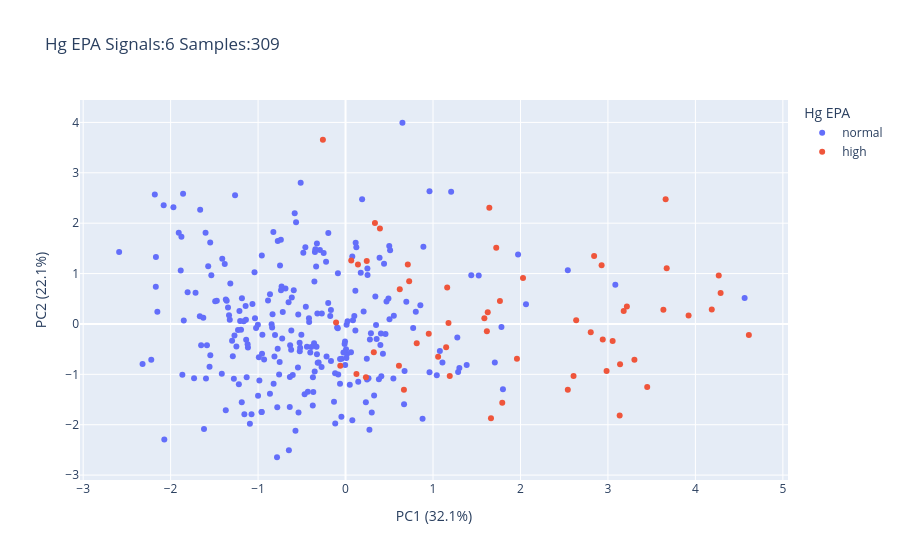
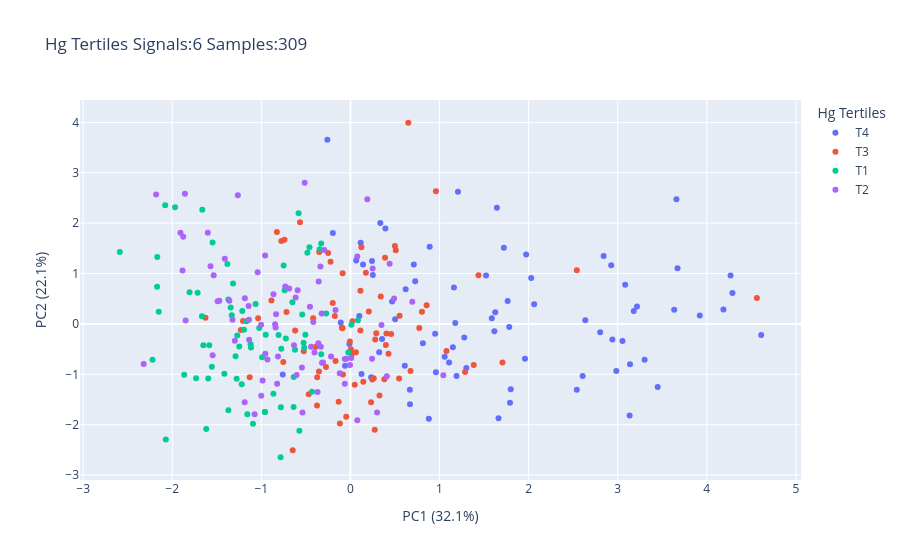
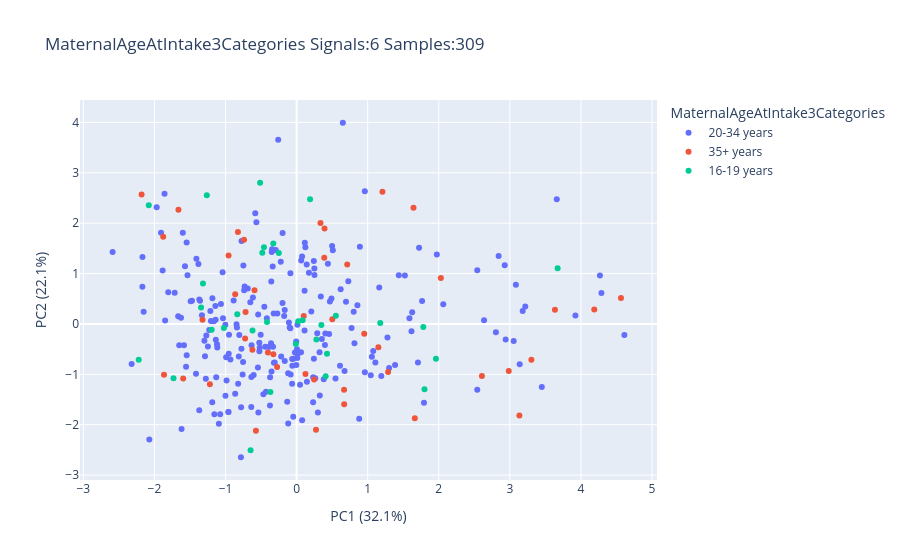
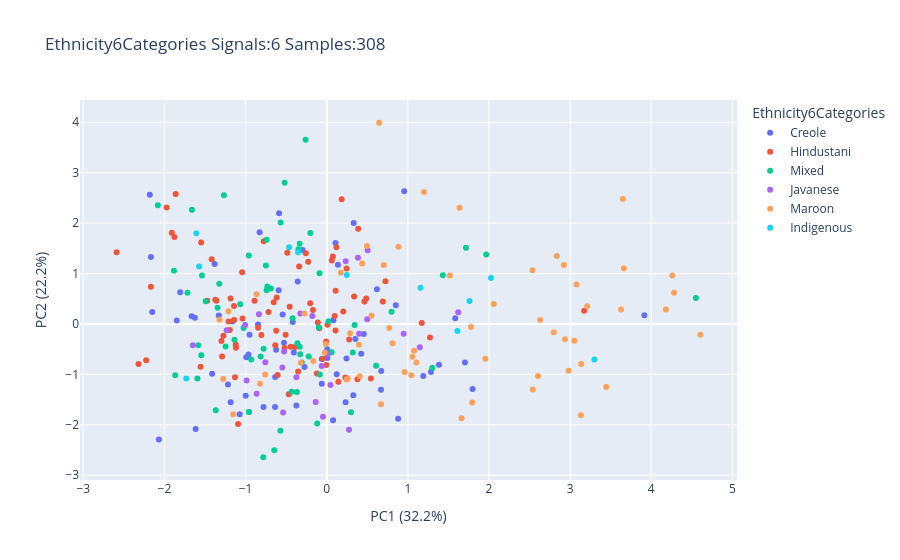

The notebook cell these images were saved under, in order:
### Code cell
pca_plot(targeted_data.dropna(),categorical_data,applylog=True,hue=['Hg EPA','Hg Tertiles','MaternalAgeAtIntake3Categories','Ethnicity6Categories','BirthweightLessThan2500g','PretermBirthLessThan37weeks','DistrictAtIntake10Categories'],backend='plotly')

### Figure 1 — Plotly figure (JSON) as saved in the notebook; plotly's stock layout.template omitted (floating-point values rounded to 4 significant figures; data arrays with more than 128 entries replaced by an {"elided": "..."} marker saying what was removed)
{"data": [{"hovertemplate": "<b>%{hovertext}</b><br><br>Hg EPA=normal<br>PC1 (32.1%)=%{x}<br>PC2 (22.1%)=%{y}<extra></extra>", "hovertext": {"elided": "253 str values"}, "legendgroup": "normal", "marker": {"color": "#636efa", "symbol": "circle"}, "mode": "markers", "name": "normal", "orientation": "v", "showlegend": true, "type": "scatter", "x": {"elided": "253 float values"}, "xaxis": "x", "y": {"elided": "253 float values"}, "yaxis": "y"}, {"hovertemplate": "<b>%{hovertext}</b><br><br>Hg EPA=high<br>PC1 (32.1%)=%{x}<br>PC2 (22.1%)=%{y}<extra></extra>", "hovertext": ["Lich_S_208", "Lich_S_39", "Lich_S_237", "Lich_S_416", "Lich_S_239", "Lich_S_204", "Lich_S_625", "Lich_S_602", "Lich_S_571", "Lich_S_524", "Lich_S_615", "Lich_S_522", "Lich_S_46", "Lich_S_220", "Lich_S_600", "Lich_S_427", "Lich_S_231", "Lich_S_512", "Lich_S_200", "Lich_S_73", "Lich_S_78", "Lich_S_195", "Lich_S_225", "Lich_S_180", "Lich_S_212", "Lich_S_515", "Lich_S_235", "Lich_S_415", "Lich_S_193", "Lich_S_646", "Lich_S_21", "Lich_S_157", "Lich_S_20", "Lich_S_612", "Lich_S_631", "Lich_S_410", "Lich_S_597", "Lich_S_669", "Lich_S_56", "Lich_S_520", "Lich_S_76", "Lich_S_651", "Lich_S_531", "Lich_S_125", "Lich_S_629", "Lich_S_518", "Lich_S_417", "Lich_S_43", "Lich_S_432", "Lich_S_201", "Lich_S_418", "Lich_S_67", "Lich_S_37", "Lich_S_527", "Lich_S_169", "Lich_S_516"], "legendgroup": "high", "marker": {"color": "#EF553B", "symbol": "circle"}, "mode": "markers", "name": "high", "orientation": "v", "showlegend": true, "type": "scatter", "x": [0.336, 0.7273, 1.177, 3.138, 2.029, 3.66, 2.803, 0.06494, 1.96, 3.449, 3.217, 3.054, 1.587, 3.672, 1.663, 0.323, 0.7119, 2.842, 1.626, 3.634, 0.1419, 0.1246, -0.259, 0.62, 1.058, 0.233, -0.06018, 2.541, 1.723, 1.792, -0.1084, 0.2423, 3.922, 0.8138, 1.15, 3.134, 1.765, 2.941, 0.9513, 4.267, 1.191, 2.928, 2.637, 2.607, 4.611, 4.187, 4.288, 0.3929, 3.18, 3.303, 1.644, 1.162, 0.6105, 1.616, 0.6675, 2.984], "xaxis": "x", "y": [2.005, 0.8462, 0.02057, -0.8001, 0.9119, 2.476, -0.1664, 1.261, -0.6914, -1.254, 0.3461, -0.3369, 0.1116, 1.104, -1.872, -0.564, 1.179, 1.347, 0.233, 0.2826, 1.178, -0.9939, 3.657, 0.6875, -0.6519, -1.059, -0.8307, -1.306, 1.513, -1.563, 0.0295, 1.251, 0.1701, -0.3809, -0.4618, -1.816, 0.4566, -0.3082, -0.1967, 0.9594, -1.034, 1.165, 0.07397, -1.034, -0.2191, 0.2849, 0.6138, 1.892, 0.2579, -0.7088, 2.307, 0.7213, -0.8293, -0.1428, -1.308, -0.9339], "yaxis": "y"}], "layout": {"legend": {"title": {"text": "Hg EPA"}, "tracegroupgap": 0}, "title": {"text": "Hg EPA\nSignals:6 Samples:309"}, "xaxis": {"anchor": "y", "domain": [0, 1], "title": {"text": "PC1 (32.1%)"}}, "yaxis": {"anchor": "x", "domain": [0, 1], "title": {"text": "PC2 (22.1%)"}}}}

### Figure 2 — Plotly figure (JSON) as saved in the notebook; plotly's stock layout.template omitted (floating-point values rounded to 4 significant figures)
{"data": [{"hovertemplate": "<b>%{hovertext}</b><br><br>Hg Tertiles=T4<br>PC1 (32.1%)=%{x}<br>PC2 (22.1%)=%{y}<extra></extra>", "hovertext": ["Lich_S_69", "Lich_S_208", "Lich_S_39", "Lich_S_237", "Lich_S_416", "Lich_S_239", "Lich_S_204", "Lich_S_625", "Lich_S_602", "Lich_S_571", "Lich_S_524", "Lich_S_615", "Lich_S_522", "Lich_S_198", "Lich_S_46", "Lich_S_617", "Lich_S_220", "Lich_S_600", "Lich_S_636", "Lich_S_427", "Lich_S_231", "Lich_S_512", "Lich_S_200", "Lich_S_73", "Lich_S_78", "Lich_S_195", "Lich_S_225", "Lich_S_206", "Lich_S_180", "Lich_S_409", "Lich_S_212", "Lich_S_515", "Lich_S_670", "Lich_S_243", "Lich_S_235", "Lich_S_325", "Lich_S_415", "Lich_S_193", "Lich_S_442", "Lich_S_646", "Lich_S_21", "Lich_S_157", "Lich_S_20", "Lich_S_612", "Lich_S_61", "Lich_S_47", "Lich_S_55", "Lich_S_631", "Lich_S_410", "Lich_S_626", "Lich_S_597", "Lich_S_669", "Lich_S_56", "Lich_S_529", "Lich_S_58", "Lich_S_520", "Lich_S_76", "Lich_S_511", "Lich_S_651", "Lich_S_531", "Lich_S_125", "Lich_S_629", "Lich_S_518", "Lich_S_417", "Lich_S_43", "Lich_S_613", "Lich_S_432", "Lich_S_77", "Lich_S_201", "Lich_S_418", "Lich_S_159", "Lich_S_436", "Lich_S_67", "Lich_S_37", "Lich_S_527", "Lich_S_169", "Lich_S_516", "Lich_S_186", "Lich_S_383"], "legendgroup": "T4", "marker": {"color": "#636efa", "symbol": "circle"}, "mode": "markers", "name": "T4", "orientation": "v", "showlegend": true, "type": "scatter", "x": [0.8804, 0.336, 0.7273, 1.177, 3.138, 2.029, 3.66, 2.803, 0.06494, 1.96, 3.449, 3.217, 3.054, 1.278, 1.587, 1.301, 3.672, 1.663, 3.085, 0.323, 0.7119, 2.842, 1.626, 3.634, 0.1419, 0.1246, -0.259, -0.7593, 0.62, 1.782, 1.058, 0.233, 0.4683, 1.523, -0.06018, 0.2515, 2.541, 1.723, -0.1971, 1.792, -0.1084, 0.2423, 3.922, 0.8138, 0.5022, 0.9601, 1.799, 1.15, 3.134, 1.207, 1.765, 2.941, 0.9513, 2.063, 0.89, 4.267, 1.191, 1.108, 2.928, 2.637, 2.607, 4.611, 4.187, 4.288, 0.3929, 0.3553, 3.18, 0.6689, 3.303, 1.644, -0.01092, 0.1002, 1.162, 0.6105, 1.616, 0.6675, 2.984, 0.1157, 1.972], "xaxis": "x", "y": [-1.884, 2.005, 0.8462, 0.02057, -0.8001, 0.9119, 2.476, -0.1664, 1.261, -0.6914, -1.254, 0.3461, -0.3369, -0.2677, 0.1116, -0.8726, 1.104, -1.872, 0.78, -0.564, 1.179, 1.347, 0.233, 0.2826, 1.178, -0.9939, 3.657, -1.002, 0.6875, -0.06242, -0.6519, -1.059, 0.4455, 0.9618, -0.8307, 0.9725, -1.306, 1.513, 1.807, -1.563, 0.0295, 1.251, 0.1701, -0.3809, 0.09431, -0.9571, -1.296, -0.4618, -1.816, 2.622, 0.4566, -0.3082, -0.1967, 0.3912, 1.53, 0.9594, -1.034, -0.767, 1.165, 0.07397, -1.034, -0.2191, 0.2849, 0.6138, 1.892, -0.2982, 0.2579, -1.593, -0.7088, 2.307, -0.3965, 0.1571, 0.7213, -0.8293, -0.1428, -1.308, -0.9339, 1.613, 1.377], "yaxis": "y"}, {"hovertemplate": "<b>%{hovertext}</b><br><br>Hg Tertiles=T3<br>PC1 (32.1%)=%{x}<br>PC2 (22.1%)=%{y}<extra></extra>", "hovertext": ["Lich_S_449", "Lich_S_643", "Lich_S_66", "Lich_S_330", "Lich_S_326", "Lich_S_203", "Lich_S_217", "Lich_S_665", "Lich_S_240", "Lich_S_219", "Lich_S_574", "Lich_S_202", "Lich_S_576", "Lich_S_648", "Lich_S_450", "Lich_S_414", "Lich_S_28", "Lich_S_234", "Lich_S_519", "Lich_S_42", "Lich_S_227", "Lich_S_575", "Lich_S_35", "Lich_S_438", "Lich_S_441", "Lich_S_44", "Lich_S_174", "Lich_S_160", "Lich_S_635", "Lich_S_373", "Lich_S_374", "Lich_S_230", "Lich_S_155", "Lich_S_598", "Lich_S_188", "Lich_S_632", "Lich_S_623", "Lich_S_514", "Lich_S_656", "Lich_S_156", "Lich_S_60", "Lich_S_604", "Lich_S_523", "Lich_S_382", "Lich_S_606", "Lich_S_444", "Lich_S_431", "Lich_S_420", "Lich_S_377", "Lich_S_209", "Lich_S_577", "Lich_S_386", "Lich_S_31", "Lich_S_179", "Lich_S_184", "Lich_S_611", "Lich_S_172", "Lich_S_226", "Lich_S_445", "Lich_S_573", "Lich_S_407", "Lich_S_381", "Lich_S_190", "Lich_S_175", "Lich_S_411", "Lich_S_191", "Lich_S_228", "Lich_S_246", "Lich_S_425", "Lich_S_236", "Lich_S_49", "Lich_S_233", "Lich_S_176", "Lich_S_59", "Lich_S_41", "Lich_S_633", "Lich_S_649", "Lich_S_422"], "legendgroup": "T3", "marker": {"color": "#EF553B", "symbol": "circle"}, "mode": "markers", "name": "T3", "orientation": "v", "showlegend": true, "type": "scatter", "x": [0.1123, 0.01651, 0.6503, -0.4679, -0.5234, 0.3888, 1.438, -0.3747, -0.7177, 4.563, -0.6202, 0.3264, 0.3813, 2.541, -1.131, -0.7749, 0.2322, -0.1665, -0.08714, -0.4183, -0.1982, 0.1449, -0.7398, 0.1121, 0.5093, 0.5521, 0.2623, -0.1752, 0.2066, 0.3406, -1.036, -0.6478, 0.02282, 1.287, -0.5658, -0.09639, 0.2457, -0.3502, 0.06216, 0.4571, -0.8254, 0.005591, 0.2784, -0.7533, -1.205, 0.5469, -0.373, -0.3527, -0.08842, -1.627, -1.23, 0.1737, 0.3983, 0.773, -0.00602, -0.8863, -0.3923, 0.9598, 0.8031, -0.1181, -0.2503, 0.4274, 0.29, -0.08373, 0.04864, -0.2743, 0.1233, 0.4044, -0.1321, 1.707, 1.078, 0.8553, 0.4997, 0.273, 1.385, -0.2229, 0.6747, -0.04744], "xaxis": "x", "y": [0.6612, -0.5952, 3.993, -1.394, -0.5433, 1.314, 0.9653, -1.617, 0.2377, 0.5133, -0.1312, -1.418, -1.097, 1.064, -1.057, 1.647, -1.554, -0.7341, 1.008, 0.1139, 0.4162, -1.147, 1.67, -0.129, 1.461, 0.1615, -1.078, 0.1592, 0.2491, 0.5434, 0.1145, -2.508, 0.0526, -0.9532, 2.016, -0.06984, -1.101, 1.427, -0.5616, -0.2012, 1.823, -0.5018, -0.3106, -0.7549, 0.05653, -1.082, -1.058, -0.9444, -0.08302, 0.1233, -0.1214, 1.016, -0.4159, -0.07951, -0.3475, 0.4639, -0.4575, 2.631, 0.2413, -1.977, 1.407, -0.5925, -0.1841, -1.002, -1.208, -0.8527, 1.521, -0.1907, -1.544, -0.7672, -0.5353, 0.3704, 1.549, -2.102, -0.8126, 1.235, -0.9357, -1.841], "yaxis": "y"}, {"hovertemplate": "<b>%{hovertext}</b><br><br>Hg Tertiles=T1<br>PC1 (32.1%)=%{x}<br>PC2 (22.1%)=%{y}<extra></extra>", "hovertext": ["Lich_S_627", "Lich_S_187", "Lich_S_638", "Lich_S_603", "Lich_S_168", "Lich_S_34", "Lich_S_654", "Lich_S_451", "Lich_S_413", "Lich_S_72", "Lich_S_213", "Lich_S_45", "Lich_S_327", "Lich_S_628", "Lich_S_605", "Lich_S_183", "Lich_S_163", "Lich_S_663", "Lich_S_182", "Lich_S_26", "Lich_S_331", "Lich_S_192", "Lich_S_639", "Lich_S_662", "Lich_S_64", "Lich_S_210", "Lich_S_221", "Lich_S_197", "Lich_S_215", "Lich_S_439", "Lich_S_435", "Lich_S_620", "Lich_S_666", "Lich_S_532", "Lich_S_63", "Lich_S_513", "Lich_S_48", "Lich_S_27", "Lich_S_54", "Lich_S_530", "Lich_S_375", "Lich_S_510", "Lich_S_671", "Lich_S_443", "Lich_S_447", "Lich_S_657", "Lich_S_62", "Lich_S_167", "Lich_S_378", "Lich_S_609", "Lich_S_526", "Lich_S_517", "Lich_S_421", "Lich_S_29", "Lich_S_207", "Lich_S_644", "Lich_S_205", "Lich_S_245", "Lich_S_25", "Lich_S_430", "Lich_S_50", "Lich_S_170", "Lich_S_619", "Lich_S_525", "Lich_S_370", "Lich_S_162", "Lich_S_75", "Lich_S_332", "Lich_S_161", "Lich_S_185", "Lich_S_328", "Lich_S_216", "Lich_S_423"], "legendgroup": "T1", "marker": {"color": "#00cc96", "symbol": "circle"}, "mode": "markers", "name": "T1", "orientation": "v", "showlegend": true, "type": "scatter", "x": [-0.5726, -1.715, -1.585, -0.7246, -0.7491, -1.248, -1.369, 0.01177, -2.079, -0.9593, -1.213, -0.6379, -0.8063, -0.9912, -2.152, -2.589, -1.555, -0.9507, -0.7378, -0.5192, -0.7835, -0.5409, -1.22, -2.168, -1.317, -0.5053, -1.381, -1.547, -0.5814, -0.3452, -1.651, -1.806, -0.327, -0.4597, -1.666, -0.6513, -0.6363, -1.064, -1.596, -1.116, -0.525, -1.968, -0.7807, -1.866, -1.195, -1.12, -1.344, -0.3275, -1.732, -1.094, -1.023, -0.6221, -1.289, -1.369, -1.618, -1.415, -0.2715, -0.7758, -1.662, -1.27, -1.277, -0.02381, -2.072, -0.4829, -1.164, -2.221, -1.157, 0.0847, -2.17, -0.9594, -0.8643, -0.4311, -1.332], "xaxis": "x", "y": [-2.12, 0.6205, -0.4224, -0.2896, 1.16, -0.4467, -1.714, -0.01721, 2.357, -1.75, 0.2548, -1.647, -0.2189, -0.6609, 0.2407, 1.428, -0.851, -0.2131, 0.6704, -0.4747, -2.646, 0.1872, -1.199, 1.331, 0.8047, -0.2129, 1.191, 1.619, 2.199, 1.48, -0.4212, 0.6305, -0.6015, 1.522, 0.1529, 0.4304, -1.052, 0.3942, -1.081, -0.4674, -0.3739, 2.316, -1.651, -1.009, -0.1175, -0.4044, 0.3252, 1.596, -1.079, -1.983, -0.08003, -0.5101, -0.6426, 0.4836, -2.087, -0.9885, 0.2094, -0.4909, 2.268, -0.2304, -1.09, -0.5687, -2.291, 1.415, 0.05197, -0.7107, -1.792, 0.07422, 0.7388, -1.749, -1.386, -1.344, 0.1703], "yaxis": "y"}, {"hovertemplate": "<b>%{hovertext}</b><br><br>Hg Tertiles=T2<br>PC1 (32.1%)=%{x}<br>PC2 (22.1%)=%{y}<extra></extra>", "hovertext": ["Lich_S_428", "Lich_S_661", "Lich_S_371", "Lich_S_601", "Lich_S_424", "Lich_S_32", "Lich_S_171", "Lich_S_521", "Lich_S_165", "Lich_S_177", "Lich_S_211", "Lich_S_242", "Lich_S_446", "Lich_S_440", "Lich_S_158", "Lich_S_668", "Lich_S_608", "Lich_S_437", "Lich_S_19", "Lich_S_181", "Lich_S_194", "Lich_S_426", "Lich_S_658", "Lich_S_229", "Lich_S_607", "Lich_S_372", "Lich_S_380", "Lich_S_659", "Lich_S_218", "Lich_S_68", "Lich_S_214", "Lich_S_379", "Lich_S_36", "Lich_S_222", "Lich_S_51", "Lich_S_622", "Lich_S_232", "Lich_S_528", "Lich_S_224", "Lich_S_408", "Lich_S_24", "Lich_S_38", "Lich_S_509", "Lich_S_653", "Lich_S_244", "Lich_S_241", "Lich_S_223", "Lich_S_173", "Lich_S_570", "Lich_S_672", "Lich_S_434", "Lich_S_618", "Lich_S_164", "Lich_S_448", "Lich_S_429", "Lich_S_419", "Lich_S_376", "Lich_S_33", "Lich_S_329", "Lich_S_412", "Lich_S_664", "Lich_S_667", "Lich_S_199", "Lich_S_610", "Lich_S_196", "Lich_S_189", "Lich_S_384", "Lich_S_578", "Lich_S_660", "Lich_S_40", "Lich_S_572", "Lich_S_655", "Lich_S_453", "Lich_S_433", "Lich_S_645", "Lich_S_65", "Lich_S_599", "Lich_S_166", "Lich_S_614"], "legendgroup": "T2", "marker": {"color": "#ab63fa", "symbol": "circle"}, "mode": "markers", "name": "T2", "orientation": "v", "showlegend": true, "type": "scatter", "x": [-0.9574, 0.44, -1.139, -1.41, -1.57, -1.187, -0.9313, -1.263, -0.3364, -0.2932, -0.04499, -0.513, -0.6039, 0.4903, -1.075, -1.002, 1.043, -0.5377, 0.00936, -1.535, -0.6335, 0.6947, -1.324, -0.9855, -0.8456, -1.297, -0.5443, -0.4162, -2.181, -1.546, -1.85, -1.877, -0.6868, -1.907, -1.0, -0.4412, -0.3078, 0.2431, -0.2174, 0.4088, 0.1895, -0.1672, -0.8348, -0.3689, -0.004271, -0.7313, -1.143, -0.3225, -1.136, -1.885, 0.2498, -0.06268, -2.321, -1.601, -0.1193, -0.4541, 0.3486, -0.36, -1.472, -0.8396, -0.8225, -1.041, -1.359, -0.3319, -0.864, -1.185, -0.8129, 0.07702, 0.2995, -0.06309, -0.955, -0.3562, -1.858, -1.49, 0.07748, -0.6147, -0.3187, -0.5923, -0.4032], "xaxis": "x", "y": [1.361, 1.197, 0.08153, 1.293, 1.144, -1.552, -0.704, 2.556, 1.141, 1.468, -0.6909, 2.805, -1.012, 0.5072, -1.792, -0.01739, -1.018, -1.756, -0.6769, 0.9659, -0.4232, 0.4425, 0.08289, -1.121, -0.007288, -0.3343, -0.863, 0.04039, 2.568, -0.6213, 0.06804, 1.728, 0.7046, 1.811, -1.423, -0.4531, -0.7654, -0.6883, -0.6454, -1.037, 2.475, 0.2758, 0.1948, -1.353, -0.8152, 0.7421, 0.3567, 0.2092, -0.3131, 1.059, 1.099, -0.6966, -0.7926, 1.808, -0.9795, 0.3414, -0.01972, -0.383, 0.4625, -0.06919, -1.188, 1.027, 0.4611, -0.4527, 0.5912, 0.5089, -0.6445, 1.337, -1.755, -1.185, -0.593, 0.8414, 2.586, 0.4516, -1.912, 0.5241, -0.7711, 0.669, -0.5671], "yaxis": "y"}], "layout": {"legend": {"title": {"text": "Hg Tertiles"}, "tracegroupgap": 0}, "title": {"text": "Hg Tertiles\nSignals:6 Samples:309"}, "xaxis": {"anchor": "y", "domain": [0, 1], "title": {"text": "PC1 (32.1%)"}}, "yaxis": {"anchor": "x", "domain": [0, 1], "title": {"text": "PC2 (22.1%)"}}}}

### Figure 3 — Plotly figure (JSON) as saved in the notebook; plotly's stock layout.template omitted (floating-point values rounded to 4 significant figures; data arrays with more than 128 entries replaced by an {"elided": "..."} marker saying what was removed)
{"data": [{"hovertemplate": "<b>%{hovertext}</b><br><br>MaternalAgeAtIntake3Categories=20-34 years<br>PC1 (32.1%)=%{x}<br>PC2 (22.1%)=%{y}<extra></extra>", "hovertext": {"elided": "233 str values"}, "legendgroup": "20-34 years", "marker": {"color": "#636efa", "symbol": "circle"}, "mode": "markers", "name": "20-34 years", "orientation": "v", "showlegend": true, "type": "scatter", "x": {"elided": "233 float values"}, "xaxis": "x", "y": {"elided": "233 float values"}, "yaxis": "y"}, {"hovertemplate": "<b>%{hovertext}</b><br><br>MaternalAgeAtIntake3Categories=35+ years<br>PC1 (32.1%)=%{x}<br>PC2 (22.1%)=%{y}<extra></extra>", "hovertext": ["Lich_S_627", "Lich_S_428", "Lich_S_208", "Lich_S_603", "Lich_S_203", "Lich_S_239", "Lich_S_240", "Lich_S_219", "Lich_S_600", "Lich_S_231", "Lich_S_73", "Lich_S_195", "Lich_S_658", "Lich_S_35", "Lich_S_639", "Lich_S_218", "Lich_S_379", "Lich_S_598", "Lich_S_623", "Lich_S_61", "Lich_S_666", "Lich_S_60", "Lich_S_631", "Lich_S_410", "Lich_S_626", "Lich_S_56", "Lich_S_54", "Lich_S_443", "Lich_S_196", "Lich_S_125", "Lich_S_518", "Lich_S_517", "Lich_S_43", "Lich_S_25", "Lich_S_77", "Lich_S_201", "Lich_S_191", "Lich_S_418", "Lich_S_59", "Lich_S_436", "Lich_S_169", "Lich_S_516", "Lich_S_166", "Lich_S_614"], "legendgroup": "35+ years", "marker": {"color": "#EF553B", "symbol": "circle"}, "mode": "markers", "name": "35+ years", "orientation": "v", "showlegend": true, "type": "scatter", "x": [-0.5726, -0.9574, 0.336, -0.7246, 0.3888, 2.029, -0.7177, 4.563, 1.663, 0.7119, 3.634, 0.1246, -1.324, -0.7398, -1.22, -2.181, -1.877, 1.287, 0.2457, 0.5022, -0.327, -0.8254, 1.15, 3.134, 1.207, 0.9513, -1.596, -1.866, -0.864, 2.607, 4.187, -0.6221, 0.3929, -1.662, 0.6689, 3.303, -0.2743, 1.644, 0.273, 0.1002, 0.6675, 2.984, -0.5923, -0.4032], "xaxis": "x", "y": [-2.12, 1.361, 2.005, -0.2896, 1.314, 0.9119, 0.2377, 0.5133, -1.872, 1.179, 0.2826, -0.9939, 0.08289, 1.67, -1.199, 2.568, 1.728, -0.9532, -1.101, 0.09431, -0.6015, 1.823, -0.4618, -1.816, 2.622, -0.1967, -1.081, -1.009, 0.5912, -1.034, 0.2849, -0.5101, 1.892, 2.268, -1.593, -0.7088, -0.8527, 2.307, -2.102, 0.1571, -1.308, -0.9339, 0.669, -0.5671], "yaxis": "y"}, {"hovertemplate": "<b>%{hovertext}</b><br><br>MaternalAgeAtIntake3Categories=16-19 years<br>PC1 (32.1%)=%{x}<br>PC2 (22.1%)=%{y}<extra></extra>", "hovertext": ["Lich_S_237", "Lich_S_521", "Lich_S_413", "Lich_S_571", "Lich_S_574", "Lich_S_220", "Lich_S_242", "Lich_S_409", "Lich_S_659", "Lich_S_44", "Lich_S_64", "Lich_S_230", "Lich_S_155", "Lich_S_408", "Lich_S_24", "Lich_S_509", "Lich_S_653", "Lich_S_523", "Lich_S_55", "Lich_S_532", "Lich_S_376", "Lich_S_447", "Lich_S_62", "Lich_S_167", "Lich_S_378", "Lich_S_526", "Lich_S_407", "Lich_S_381", "Lich_S_159", "Lich_S_525", "Lich_S_162", "Lich_S_332"], "legendgroup": "16-19 years", "marker": {"color": "#00cc96", "symbol": "circle"}, "mode": "markers", "name": "16-19 years", "orientation": "v", "showlegend": true, "type": "scatter", "x": [1.177, -1.263, -2.079, 1.96, -0.6202, 3.672, -0.513, 1.782, -0.4162, 0.5521, -1.317, -0.6478, 0.02282, 0.4088, 0.1895, -0.8348, -0.3689, 0.2784, 1.799, -0.4597, 0.3486, -1.195, -1.344, -0.3275, -1.732, -1.023, -0.2503, 0.4274, -0.01092, -0.4829, -2.221, 0.0847], "xaxis": "x", "y": [0.02057, 2.556, 2.357, -0.6914, -0.1312, 1.104, 2.805, -0.06242, 0.04039, 0.1615, 0.8047, -2.508, 0.0526, -1.037, 2.475, 0.1948, -1.353, -0.3106, -1.296, 1.522, -0.01972, -0.1175, 0.3252, 1.596, -1.079, -0.08003, 1.407, -0.5925, -0.3965, 1.415, -0.7107, 0.07422], "yaxis": "y"}], "layout": {"legend": {"title": {"text": "MaternalAgeAtIntake3Categories"}, "tracegroupgap": 0}, "title": {"text": "MaternalAgeAtIntake3Categories\nSignals:6 Samples:309"}, "xaxis": {"anchor": "y", "domain": [0, 1], "title": {"text": "PC1 (32.1%)"}}, "yaxis": {"anchor": "x", "domain": [0, 1], "title": {"text": "PC2 (22.1%)"}}}}

### Figure 4 — Plotly figure (JSON) as saved in the notebook; plotly's stock layout.template omitted (floating-point values rounded to 4 significant figures)
{"data": [{"hovertemplate": "<b>%{hovertext}</b><br><br>Ethnicity6Categories=Creole<br>PC1 (32.2%)=%{x}<br>PC2 (22.2%)=%{y}<extra></extra>", "hovertext": ["Lich_S_69", "Lich_S_208", "Lich_S_32", "Lich_S_665", "Lich_S_177", "Lich_S_46", "Lich_S_45", "Lich_S_202", "Lich_S_158", "Lich_S_78", "Lich_S_19", "Lich_S_195", "Lich_S_628", "Lich_S_28", "Lich_S_605", "Lich_S_180", "Lich_S_663", "Lich_S_607", "Lich_S_192", "Lich_S_659", "Lich_S_639", "Lich_S_218", "Lich_S_662", "Lich_S_214", "Lich_S_51", "Lich_S_221", "Lich_S_20", "Lich_S_598", "Lich_S_528", "Lich_S_215", "Lich_S_620", "Lich_S_156", "Lich_S_60", "Lich_S_604", "Lich_S_618", "Lich_S_55", "Lich_S_63", "Lich_S_48", "Lich_S_375", "Lich_S_76", "Lich_S_671", "Lich_S_209", "Lich_S_517", "Lich_S_40", "Lich_S_226", "Lich_S_572", "Lich_S_655", "Lich_S_207", "Lich_S_644", "Lich_S_613", "Lich_S_381", "Lich_S_645", "Lich_S_191", "Lich_S_619", "Lich_S_236", "Lich_S_370", "Lich_S_233", "Lich_S_41", "Lich_S_332", "Lich_S_649", "Lich_S_169", "Lich_S_166", "Lich_S_186", "Lich_S_614", "Lich_S_423"], "legendgroup": "Creole", "marker": {"color": "#636efa", "symbol": "circle"}, "mode": "markers", "name": "Creole", "orientation": "v", "showlegend": true, "type": "scatter", "x": [0.8801, 0.3317, -1.185, -0.3742, -0.2979, 1.584, -0.6372, 0.3271, -1.073, 0.138, 0.008349, 0.1225, -0.9922, 0.232, -2.151, 0.6186, -0.9516, -0.8474, -0.5428, -0.4187, -1.217, -2.181, -2.167, -1.849, -0.9986, -1.382, 3.915, 1.285, 0.2434, -0.5875, -1.806, 0.4561, -0.8282, 0.005295, -0.06178, 1.797, -1.666, -0.6351, -0.5276, 1.189, -0.7795, -1.625, -0.6236, -0.06184, 0.9549, -0.9648, -0.3581, -1.616, -1.413, 0.3526, 0.4251, 0.07759, -0.2748, -2.069, 1.703, -1.164, 0.851, 1.383, 0.08124, 0.6714, 0.6686, -0.5929, 0.1083, -0.4049, -1.33], "xaxis": "x", "y": [-1.882, 2.002, -1.551, -1.616, 1.465, 0.1123, -1.646, -1.416, -1.791, 1.176, -0.676, -0.9965, -0.6614, -1.553, 0.2387, 0.6869, -0.2139, -0.008749, 0.1865, 0.03979, -1.199, 2.563, 1.328, 0.0662, -1.423, 1.188, 0.1718, -0.951, -0.6865, 2.196, 0.6281, -0.2008, 1.818, -0.5015, -0.6958, -1.293, 0.1513, -1.051, -0.3743, -1.032, -1.649, 0.1211, -0.5103, -1.184, 2.63, -0.6072, 0.8402, -2.086, -0.9888, -0.2983, -0.5919, -1.91, -0.8526, -2.292, -0.7643, 0.05048, 0.3698, -0.8106, 0.07323, -0.9356, -1.306, 0.6679, 1.606, -0.5674, 0.169], "yaxis": "y"}, {"hovertemplate": "<b>%{hovertext}</b><br><br>Ethnicity6Categories=Hindustani<br>PC1 (32.2%)=%{x}<br>PC2 (22.2%)=%{y}<extra></extra>", "hovertext": ["Lich_S_449", "Lich_S_371", "Lich_S_39", "Lich_S_237", "Lich_S_601", "Lich_S_330", "Lich_S_165", "Lich_S_240", "Lich_S_602", "Lich_S_451", "Lich_S_198", "Lich_S_574", "Lich_S_211", "Lich_S_446", "Lich_S_327", "Lich_S_440", "Lich_S_576", "Lich_S_450", "Lich_S_414", "Lich_S_194", "Lich_S_183", "Lich_S_163", "Lich_S_426", "Lich_S_515", "Lich_S_26", "Lich_S_670", "Lich_S_372", "Lich_S_227", "Lich_S_575", "Lich_S_438", "Lich_S_379", "Lich_S_635", "Lich_S_210", "Lich_S_373", "Lich_S_374", "Lich_S_21", "Lich_S_222", "Lich_S_622", "Lich_S_197", "Lich_S_24", "Lich_S_38", "Lich_S_244", "Lich_S_223", "Lich_S_523", "Lich_S_434", "Lich_S_164", "Lich_S_429", "Lich_S_419", "Lich_S_513", "Lich_S_606", "Lich_S_444", "Lich_S_420", "Lich_S_329", "Lich_S_412", "Lich_S_530", "Lich_S_510", "Lich_S_377", "Lich_S_447", "Lich_S_667", "Lich_S_199", "Lich_S_657", "Lich_S_189", "Lich_S_609", "Lich_S_578", "Lich_S_184", "Lich_S_421", "Lich_S_611", "Lich_S_172", "Lich_S_29", "Lich_S_453", "Lich_S_43", "Lich_S_407", "Lich_S_432", "Lich_S_430", "Lich_S_65", "Lich_S_228", "Lich_S_525", "Lich_S_162", "Lich_S_436", "Lich_S_633", "Lich_S_161"], "legendgroup": "Hindustani", "marker": {"color": "#EF553B", "symbol": "circle"}, "mode": "markers", "name": "Hindustani", "orientation": "v", "showlegend": true, "type": "scatter", "x": [0.1095, -1.141, 0.7234, 1.172, -1.418, -0.4685, -0.3401, -0.7171, 0.06217, 0.009503, 1.273, -0.6232, -0.0469, -0.605, -0.8059, 0.4863, 0.3784, -1.131, -0.7766, -0.6349, -2.59, -1.555, 0.691, 0.2291, -0.5189, 0.4644, -1.298, -0.2038, 0.1435, 0.1082, -1.878, 0.2039, -0.5061, 0.3377, -1.038, -0.1101, -1.909, -0.4438, -1.548, 0.1841, -0.1703, -0.004982, -1.143, 0.2761, 0.2452, -2.319, -0.1219, -0.4568, -0.6533, -1.21, 0.5444, -0.3524, -1.473, -0.8456, -1.119, -1.973, -0.09146, -1.195, -1.043, -1.359, -1.122, -1.185, -1.093, 0.07551, -0.007769, -1.29, -0.8894, -0.3959, -1.373, -1.862, 0.3878, -0.258, 3.173, -1.273, -0.6168, 0.1192, -0.4859, -2.225, 0.09755, -0.2283, -2.168], "xaxis": "x", "y": [0.659, 0.07855, 0.8444, 0.02062, 1.281, -1.393, 1.137, 0.2364, 1.258, -0.01696, -0.2673, -0.1341, -0.6907, -1.014, -0.2192, 0.5069, -1.098, -1.059, 1.641, -0.4238, 1.424, -0.8513, 0.4433, -1.062, -0.4748, 0.4443, -0.3383, 0.4116, -1.146, -0.1315, 1.724, 0.2485, -0.2133, 0.5428, 0.1089, 0.02828, 1.806, -0.4539, 1.615, 2.472, 0.2747, -0.8146, 0.3551, -0.3107, 1.098, -0.7953, -0.9811, 0.3407, 0.4292, 0.05031, -1.081, -0.9443, 0.4585, -0.07426, -0.47, 2.309, -0.08372, -0.1184, 1.025, 0.4592, -0.4057, 0.5068, -1.982, 1.335, -0.3477, -0.6442, 0.4614, -0.4615, 0.4811, 2.577, 1.89, 1.4, 0.2605, -0.2333, 0.5225, 1.519, 1.414, -0.7192, 0.156, 1.232, 0.7356], "yaxis": "y"}, {"hovertemplate": "<b>%{hovertext}</b><br><br>Ethnicity6Categories=Mixed<br>PC1 (32.2%)=%{x}<br>PC2 (22.2%)=%{y}<extra></extra>", "hovertext": ["Lich_S_627", "Lich_S_428", "Lich_S_187", "Lich_S_638", "Lich_S_171", "Lich_S_168", "Lich_S_521", "Lich_S_217", "Lich_S_34", "Lich_S_654", "Lich_S_413", "Lich_S_219", "Lich_S_72", "Lich_S_617", "Lich_S_427", "Lich_S_242", "Lich_S_181", "Lich_S_225", "Lich_S_519", "Lich_S_182", "Lich_S_42", "Lich_S_331", "Lich_S_35", "Lich_S_193", "Lich_S_68", "Lich_S_64", "Lich_S_36", "Lich_S_442", "Lich_S_230", "Lich_S_155", "Lich_S_232", "Lich_S_188", "Lich_S_632", "Lich_S_224", "Lich_S_439", "Lich_S_656", "Lich_S_653", "Lich_S_666", "Lich_S_241", "Lich_S_570", "Lich_S_672", "Lich_S_376", "Lich_S_33", "Lich_S_27", "Lich_S_54", "Lich_S_443", "Lich_S_610", "Lich_S_62", "Lich_S_167", "Lich_S_384", "Lich_S_526", "Lich_S_660", "Lich_S_445", "Lich_S_573", "Lich_S_433", "Lich_S_245", "Lich_S_25", "Lich_S_175", "Lich_S_37", "Lich_S_185", "Lich_S_216", "Lich_S_383"], "legendgroup": "Mixed", "marker": {"color": "#00cc96", "symbol": "circle"}, "mode": "markers", "name": "Mixed", "orientation": "v", "showlegend": true, "type": "scatter", "x": [-0.5711, -0.9612, -1.716, -1.584, -0.9306, -0.7504, -1.267, 1.431, -1.247, -1.368, -2.081, 4.551, -0.958, 1.3, 0.3209, -0.5187, -1.538, -0.2603, -0.08899, -0.7408, -0.4203, -0.7816, -0.7413, 1.716, -1.546, -1.325, -0.6885, -0.202, -0.6468, 0.02136, -0.3089, -0.5685, -0.09897, -0.221, -0.3484, 0.06003, -0.3684, -0.3266, -0.7322, -1.137, -1.883, 0.3433, -0.3614, -1.066, -1.594, -1.868, -0.3329, -1.346, -0.3333, -0.8141, -1.025, 0.2987, 0.7988, -0.1171, -1.492, -0.7778, -1.662, -0.08485, 0.6083, -0.9587, -0.4316, 1.966], "xaxis": "x", "y": [-2.118, 1.357, 0.6177, -0.4233, -0.7041, 1.158, 2.552, 0.9645, -0.4475, -1.714, 2.352, 0.5137, -1.749, -0.8704, -0.564, 2.8, 0.959, 3.652, 1.006, 0.6688, 0.1127, -2.644, 1.668, 1.513, -0.6233, 0.7971, 0.7027, 1.802, -2.507, 0.05247, -0.7655, 2.013, -0.07018, -0.6472, 1.479, -0.5616, -1.352, -0.6, 0.7401, -0.3154, 1.056, -0.02119, -0.3837, 0.3924, -1.081, -1.015, -0.4528, 0.323, 1.592, -0.6453, -0.08149, -1.754, 0.2404, -1.976, 0.449, -0.4913, 2.264, -1.001, -0.8288, -1.748, -1.343, 1.377], "yaxis": "y"}, {"hovertemplate": "<b>%{hovertext}</b><br><br>Ethnicity6Categories=Javanese<br>PC1 (32.2%)=%{x}<br>PC2 (22.2%)=%{y}<extra></extra>", "hovertext": ["Lich_S_643", "Lich_S_326", "Lich_S_203", "Lich_S_200", "Lich_S_668", "Lich_S_437", "Lich_S_229", "Lich_S_235", "Lich_S_380", "Lich_S_441", "Lich_S_160", "Lich_S_157", "Lich_S_61", "Lich_S_435", "Lich_S_509", "Lich_S_173", "Lich_S_631", "Lich_S_382", "Lich_S_56", "Lich_S_431", "Lich_S_577", "Lich_S_411", "Lich_S_246", "Lich_S_425", "Lich_S_59", "Lich_S_422", "Lich_S_328"], "legendgroup": "Javanese", "marker": {"color": "#ab63fa", "symbol": "circle"}, "mode": "markers", "name": "Javanese", "orientation": "v", "showlegend": true, "type": "scatter", "x": [0.01169, -0.5264, 0.3852, 1.621, -1.006, -0.5375, -0.9872, -0.06193, -0.547, 0.5044, -0.1778, 0.2337, 0.4991, -1.651, -0.8354, -0.3256, 1.147, -0.7571, 0.9479, -0.3742, -1.234, 0.04556, 0.399, -0.1365, 0.2744, -0.04669, -0.8638], "xaxis": "x", "y": [-0.5984, -0.5453, 1.312, 0.2334, -0.02133, -1.755, -1.122, -0.8318, -0.8652, 1.459, 0.1566, 1.245, 0.09363, -0.4228, 0.1938, 0.2083, -0.461, -0.7596, -0.1963, -1.059, -0.1273, -1.21, -0.1925, -1.549, -2.1, -1.839, -1.385], "yaxis": "y"}, {"hovertemplate": "<b>%{hovertext}</b><br><br>Ethnicity6Categories=Maroon<br>PC1 (32.2%)=%{x}<br>PC2 (22.2%)=%{y}<extra></extra>", "hovertext": ["Lich_S_661", "Lich_S_66", "Lich_S_416", "Lich_S_204", "Lich_S_625", "Lich_S_571", "Lich_S_524", "Lich_S_615", "Lich_S_213", "Lich_S_522", "Lich_S_220", "Lich_S_600", "Lich_S_636", "Lich_S_231", "Lich_S_512", "Lich_S_648", "Lich_S_608", "Lich_S_73", "Lich_S_206", "Lich_S_409", "Lich_S_212", "Lich_S_658", "Lich_S_234", "Lich_S_243", "Lich_S_415", "Lich_S_44", "Lich_S_174", "Lich_S_646", "Lich_S_612", "Lich_S_408", "Lich_S_623", "Lich_S_47", "Lich_S_410", "Lich_S_626", "Lich_S_669", "Lich_S_529", "Lich_S_58", "Lich_S_520", "Lich_S_511", "Lich_S_664", "Lich_S_651", "Lich_S_531", "Lich_S_196", "Lich_S_125", "Lich_S_629", "Lich_S_518", "Lich_S_386", "Lich_S_31", "Lich_S_179", "Lich_S_417", "Lich_S_205", "Lich_S_190", "Lich_S_50", "Lich_S_77", "Lich_S_170", "Lich_S_418", "Lich_S_159", "Lich_S_49", "Lich_S_75", "Lich_S_176", "Lich_S_599", "Lich_S_516"], "legendgroup": "Maroon", "marker": {"color": "#FFA15A", "symbol": "circle"}, "mode": "markers", "name": "Maroon", "orientation": "v", "showlegend": true, "type": "scatter", "x": [0.4368, 0.646, 3.135, 3.65, 2.798, 1.956, 3.445, 3.21, -1.212, 3.052, 3.663, 1.662, 3.079, 0.7026, 2.835, 2.536, 1.042, 3.628, -0.7594, 1.777, 1.056, -1.322, -0.1649, 1.518, 2.539, 0.5504, 0.2587, 1.792, 0.8108, 0.4067, 0.2449, 0.9586, 3.132, 1.198, 2.936, 2.059, 0.8848, 4.259, 1.105, -0.8217, 2.922, 2.631, -0.8656, 2.604, 4.605, 4.18, 0.1735, 0.3964, 0.7705, 4.281, -0.2744, 0.2881, -1.276, 0.6678, -0.02521, 1.637, -0.01089, 1.077, -1.153, 0.4946, -0.32, 2.981], "xaxis": "x", "y": [1.197, 3.99, -0.795, 2.477, -0.1641, -0.6891, -1.249, 0.3489, 0.2536, -0.3332, 1.106, -1.869, 0.7829, 1.17, 1.348, 1.066, -1.015, 0.2863, -1.002, -0.06099, -0.6506, 0.08171, -0.7327, 0.9617, -1.302, 0.162, -1.081, -1.56, -0.3809, -1.036, -1.1, -0.9545, -1.811, 2.619, -0.3047, 0.393, 1.529, 0.9622, -0.7655, -1.188, 1.166, 0.07633, 0.5899, -1.03, -0.2144, 0.2882, 1.015, -0.4148, -0.07887, 0.6168, 0.2086, -0.184, -1.09, -1.591, -0.5684, 2.305, -0.3963, -0.5338, -1.791, 1.547, -0.7706, -0.9295], "yaxis": "y"}, {"hovertemplate": "<b>%{hovertext}</b><br><br>Ethnicity6Categories=Indigenous<br>PC1 (32.2%)=%{x}<br>PC2 (22.2%)=%{y}<extra></extra>", "hovertext": ["Lich_S_424", "Lich_S_239", "Lich_S_325", "Lich_S_514", "Lich_S_532", "Lich_S_448", "Lich_S_597", "Lich_S_378", "Lich_S_201", "Lich_S_67", "Lich_S_527"], "legendgroup": "Indigenous", "marker": {"color": "#19d3f3", "symbol": "circle"}, "mode": "markers", "name": "Indigenous", "orientation": "v", "showlegend": true, "type": "scatter", "x": [-1.573, 2.024, 0.2464, -0.3537, -0.4633, -1.607, 1.76, -1.732, 3.3, 1.155, 1.611], "xaxis": "x", "y": [1.138, 0.9122, 0.9702, 1.423, 1.519, 1.799, 0.4573, -1.082, -0.7045, 0.7199, -0.1421], "yaxis": "y"}], "layout": {"legend": {"title": {"text": "Ethnicity6Categories"}, "tracegroupgap": 0}, "title": {"text": "Ethnicity6Categories\nSignals:6 Samples:308"}, "xaxis": {"anchor": "y", "domain": [0, 1], "title": {"text": "PC1 (32.2%)"}}, "yaxis": {"anchor": "x", "domain": [0, 1], "title": {"text": "PC2 (22.2%)"}}}}
